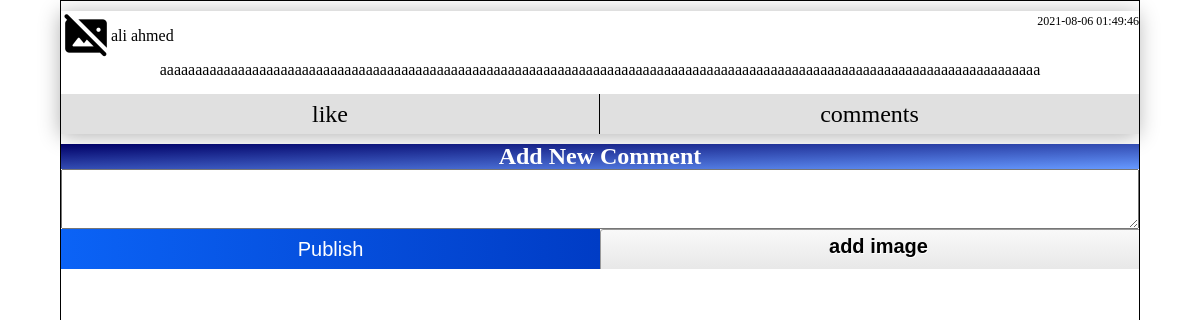
Before: /post.php?id=7 with the older database file.
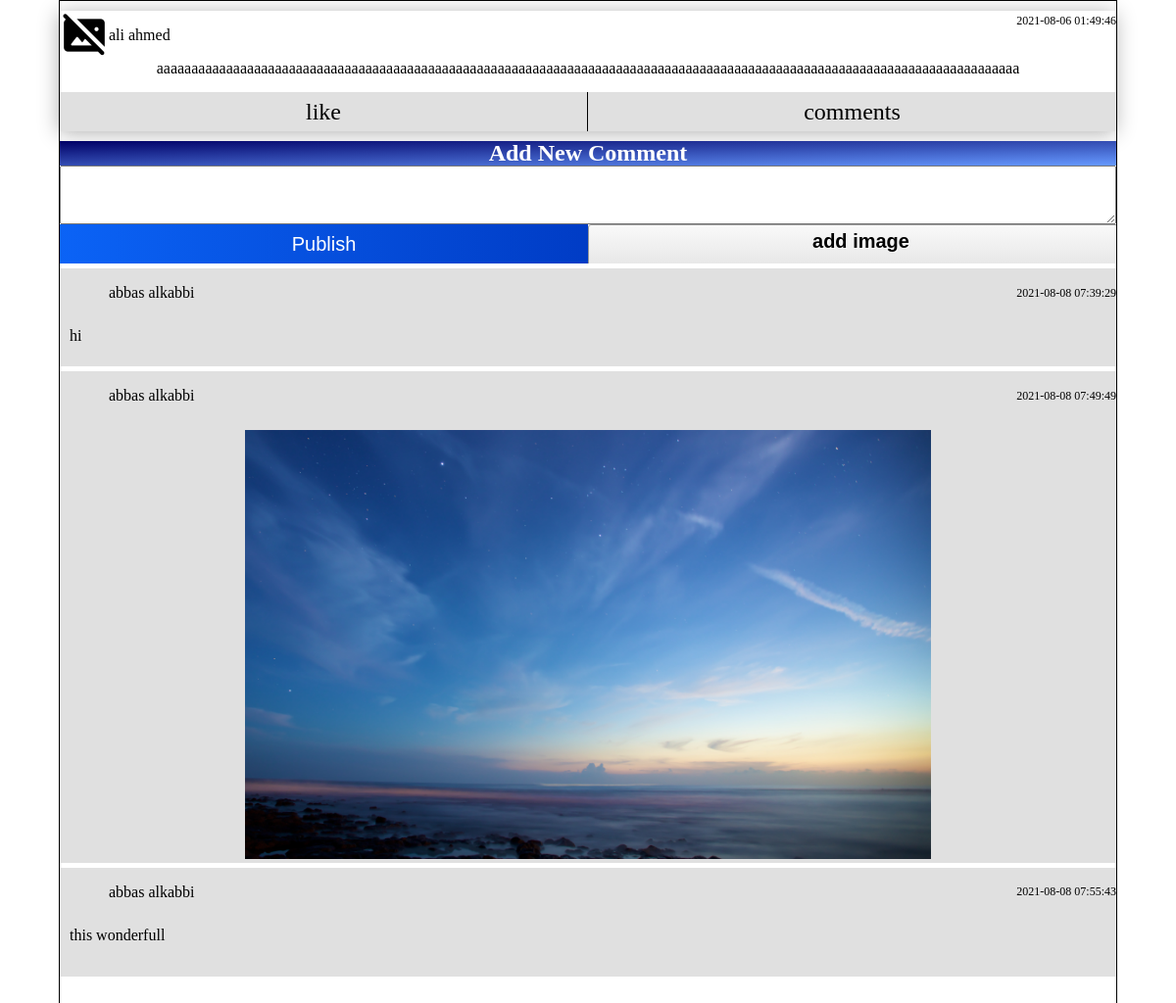
After: the same page with the newer database file.
### tables this page shows
CREATE TABLE `users` (
  `id` int(11) NOT NULL,
  `firstName` varchar(250) NOT NULL,
  `lastName` varchar(250) NOT NULL,
  `email` varchar(250) NOT NULL,
  `password` varchar(250) NOT NULL,
  `url_img` varchar(500) DEFAULT NULL
);

CREATE TABLE `posts` (
  `id_post` int(11) NOT NULL,
  `id_author` int(11) NOT NULL,
  `context` text,
  `date_post` datetime NOT NULL DEFAULT CURRENT_TIMESTAMP,
  `url_img` varchar(500) DEFAULT NULL
);

CREATE TABLE `comments` (
  `id` int(11) NOT NULL,
  `id_author` int(11) NOT NULL,
  `id_post` int(11) NOT NULL,
  `context` text,
  `url_img` varchar(500) DEFAULT NULL,
  `date` datetime NOT NULL DEFAULT CURRENT_TIMESTAMP
);

### post.php (the view, shortened to what this page needs)
<?php
include_once "php/inc/config.php";
$id_post=$_GET["id"];
$get_post=mysqli_query($conn,"SELECT * FROM posts WHERE id_post='{$id_post}' ");
if(mysqli_num_rows($get_post) > 0 ){
    while($post = mysqli_fetch_object($get_post)){
   $id_author= $post -> id_author;
   $context= $post -> context;
   $date_post= $post -> date_post;
 }
}
else{
    header("location: ../404.php");
}
?>
<!DOCTYPE html>
<html lang="en">
<head>
    <link rel="stylesheet" href="../css/core.css" />
    <link rel="stylesheet" href="../css/components/header.css" />
    <link rel="stylesheet" href="../css/post.css" />
</head>
<body>
<div class="container-post">
    <div class="post">
        <div class="post-header">
        <?php
          $get_author= mysqli_query($conn,"SELECT * FROM users WHERE id ={$id_author}");
               if(mysqli_num_rows($get_author) > 0){
        while($author = mysqli_fetch_object($get_author)){
           $name_author= $author -> firstName.' '.$author -> lastName;
           $img_author=$author ->url_img;
        }
        }
        ?>
        <a  href='../user/<?php echo $id_author ?>' class=author-name>
            <img src="../php/image-user/<?php
            if($img_author != NULL){
                echo $img_author;
            }else{
                echo 'default.png';
            }
            ?>" alt="">
            <?php echo $name_author?> </a>
            <span class=date-post>
                <?php echo htmlspecialchars($date_post)?>
            </span>
        </div>
        <section class=content-post>
            <?php
            if($context != null){?>
            <p> <?php echo htmlspecialchars($context)?>
            </p>
            <?php
            }
            ?>
        </section>
        <div class="footer-post">
            <span class=like>like</span>
            <span class=comments>comments</span>
        </div>
    </div>
    <form class="add-comment">
      <div class="add-comment-header">
        <h2 >Add New Comment</h2>
    </div>
    <textarea class="add-comment-context" role="textbox" contenteditable name="context"></textarea>
    <div class="buttons">
        <button type="submit" id=submit >Publish</button>
        <input type="file" class="input-image" name=image />
    </div>
    </form>
    <?php
        $comments_sql=mysqli_query($conn,"SELECT * FROM comments WHERE id_post={$id_post}");
        $comments_data= mysqli_fetch_all($comments_sql,MYSQLI_ASSOC);
        ?>
    <?php
        if(!empty($comments_data)){
    ?>
   <div class="comments-container">
   <?php
            foreach ($comments_data as $comments){
     ?>
   <div class="comment">
   <div class="head">
   <div class="info-author">
   <?php
          $get_author= mysqli_query($conn,"SELECT * FROM users WHERE id ={$comments['id_author']}");
               if(mysqli_num_rows($get_author) > 0){
        while($author = mysqli_fetch_object($get_author)){
           $name= $author -> firstName.' '.$author -> lastName;
        }
}?>
   <a href="../user/<?php echo htmlspecialchars($comments['id_author'])?>"><?php echo htmlspecialchars($name)?></a>
   </div>
    <div class="date-comment">
        <span><?php echo htmlspecialchars($comments['date']);?></span>
    </div>
   </div>
   <section class=content>
     <?php
            if($comments['context'] != null){?>
            <p> <?php echo  htmlspecialchars($comments['context'])
            ?>
            </p>
            <?php
            }
            ?>
            <?php
            if($comments['url_img'] != null){
            ?>
            <div class="image-comment">
            <img src="../php/image-comments/<?php echo $comments['url_img']?>" alt="">
            </div>
            <?php
            }
            ?>
   </section>
   </div>
<?php }
 ?>
   </div>
    <?php }
    ?>
</div>
</body>
</html>

### css/core.css (style rules this page uses)
* { padding: 0; margin: 0; box-sizing: border-box; text-decoration: none; }

Changed rows visible on the page:
now on this page (row edited): comments: id_author.lastName "abbas alkabbi", date "2021-08-08 07:39:29", context "hi"
added comments: id_author.lastName "abbas alkabbi", date "2021-08-08 07:49:49", url_img (picture)
added comments: id_author.lastName "abbas alkabbi", date "2021-08-08 07:55:43", context "this wonderfull"
